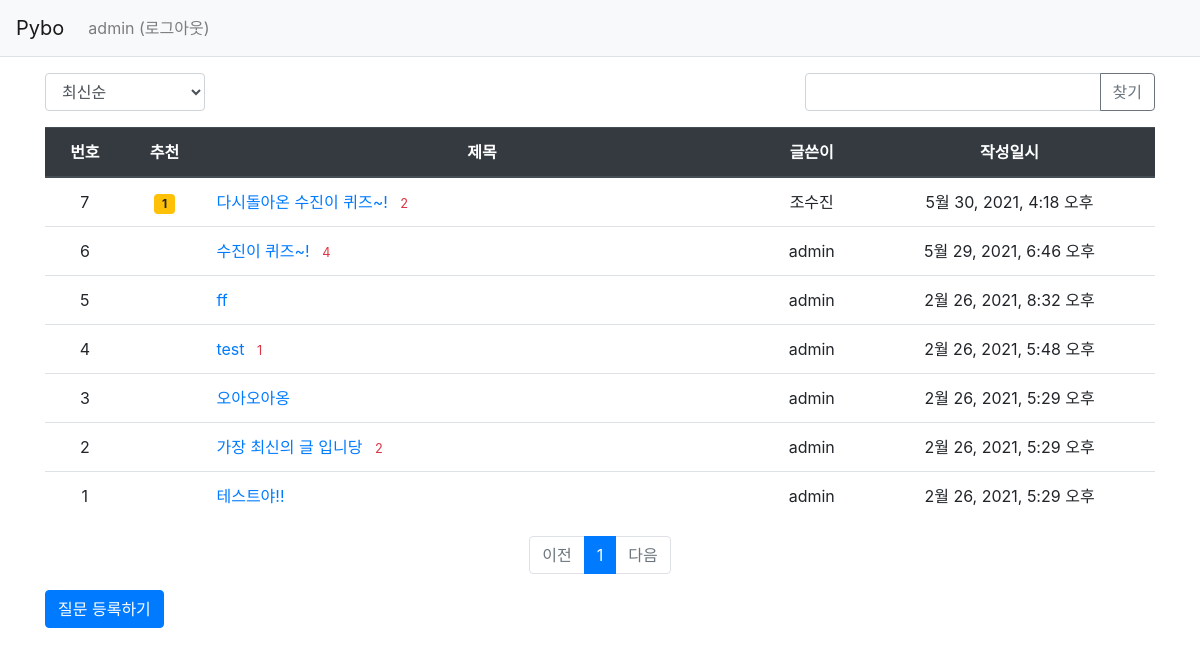
The app's page /pybo/ (signed in) with its own data.
### pybo/models.py (models this page shows, shortened)
class Question(models.Model):
    author = models.ForeignKey(User, on_delete=models.CASCADE, related_name='author_question')
    subject = models.CharField(max_length=200)
    content = models.TextField()
    create_date = models.DateTimeField()
    modify_date = models.DateTimeField(null=True, blank=True)
    voter = models.ManyToManyField(User, related_name='voter_question')

### pybo/views/base_views.py (the view, shortened to what this page needs)
# urls.py: path('', base_views.index, name='index'),  # '/' 에 해당되는 path
def index(request):
    page = request.GET.get('page', '1')  # 페이지
    kw = request.GET.get('kw', '')  # 검색어
    so = request.GET.get('so', 'recent')  # 정렬기준
    if so == 'recommend':
        question_list = Question.objects.annotate(num_voter=Count('voter')).order_by('-num_voter', '-create_date')
    elif so == 'popular':
        question_list = Question.objects.annotate(num_answer=Count('answer')).order_by('-num_answer', '-create_date')
    else:  # recent
        question_list = Question.objects.order_by('-create_date')
    paginator = Paginator(question_list, 10)  # 페이지당 10개씩 보여주기
    page_obj = paginator.get_page(page)
    context = {'question_list': page_obj, 'page': page, 'kw': kw, 'so': so}  # <------ so 추가
    return render(request, 'pybo/question_list.html', context)

### pybo/templatetags/pybo_filter.py (called while the page is built)
@register.filter
def sub(value, arg):
    return value - arg

### templates/pybo/question_list.html (shortened to what this page needs)
{% extends 'base.html' %}
{% load pybo_filter %}
{% block content %}
<div class="container my-3">
    <div class="row justify-content-between my-3">
        <div class="col-2">
            <select class="form-control so">
                <option value="recent" {% if so == 'recent' %}selected{% endif %}>최신순</option>
            </select>
        </div>
        <div class="col-4 input-group">
            <input type="text" class="form-control kw" value="{{ kw|default_if_none:'' }}">
            <div class="input-group-append">
                <button class="btn btn-outline-secondary" type="button" id="btn_search">찾기</button>
            </div>
        </div>
    </div>
    <table class="table">
        <thead>
        <tr class="text-center thead-dark">
            <th>번호</th>
            <th>추천</th>
            <th style="width:50%">제목</th>
            <th>글쓴이</th>
            <th>작성일시</th>
        </tr>
        </thead>
        <tbody>
        {% if question_list %}
        {% for question in question_list %}
        <tr class="text-center">
            <td>
                {{ question_list.paginator.count|sub:question_list.start_index|sub:forloop.counter0|add:1 }}
            </td>
            <td>
                {% if question.voter.all.count > 0 %}
                <span class="badge badge-warning px-2 py-1">{{ question.voter.all.count }}</span>
                {% endif %}
            </td>
            <td class="text-left">
                <a href="{% url 'pybo:detail' question.id %}">{{ question.subject }}</a>
                {% if question.answer_set.count > 0 %}
                <span class="text-danger small ml-2">{{ question.answer_set.count }}</span>
                {% endif %}
            </td>
            <td>{{ question.author.username }}</td>
            <td>{{ question.create_date }}</td>
        </tr>
        {% endfor %}
        {% else %}
        <tr>
            <td colspan="3">질문이 없습니다.</td>
        </tr>
        {% endif %}
        </tbody>
    </table>
    <ul class="pagination justify-content-center">
        {% if question_list.has_previous %}
        <li class="page-item">
            <a class="page-link" data-page="{{ question_list.previous_page_number }}" href="#">이전</a>
        </li>
        {% else %}
        <li class="page-item disabled">
            <a class="page-link" tabindex="-1" aria-disabled="true" href="#">이전</a>
        </li>
        {% endif %}
        {% for page_number in question_list.paginator.page_range %}
        {% if page_number >= question_list.number|add:-5 and page_number <= question_list.number|add:5 %}
            {% if page_number == question_list.number %}
            <li class="page-item active" aria-current="page">
                <a class="page-link" data-page="{{ page_number }}" href="#">{{ page_number }}</a>
            </li>
            {% else %}
            <li class="page-item">
                <a class="page-link" data-page="{{ page_number }}" href="#">{{ page_number }}</a>
            </li>
            {% endif %}
        {% endif %}
        {% endfor %}
        {% if question_list.has_next %}
        <li class="page-item">
            <a class="page-link" data-page="{{ question_list.next_page_number }}" href="#">다음</a>
        </li>
        {% else %}
        <li class="page-item disabled">
            <a class="page-link" tabindex="-1" aria-disabled="true" href="#">다음</a>
        </li>
        {% endif %}
    </ul>
    <a href="{% url 'pybo:question_create' %}" class="btn btn-primary">질문 등록하기</a>
</div>
{% endblock %}

### templates/navbar.html (shortened to what this page needs)
<nav class="navbar navbar-expand-lg navbar-light bg-light border-bottom">
    <a class="navbar-brand" href="{% url 'pybo:index' %}">Pybo</a>
    <div class="collapse navbar-collapse flex-grow-0" id="navbarNav">
        <ul class="navbar-nav">
            <li class="nav-item ">
                {% if user.is_authenticated %}
                <a class="nav-link" href="{% url 'common:logout' %}">{{ user.username }} (로그아웃)</a>
                {% else %}
                <a class="nav-link" href="{% url 'common:login' %}">로그인</a>
                {% endif %}
            </li>
        </ul>
    </div>
</nav>

### records on screen
Question: paginator.count|sub "7", voter.all.count "1", subject "다시돌아온 수진이 퀴즈~!", answer_set.count "2", author.username "조수진", create_date "5월 30, 2021, 4:18 오후"
Question: paginator.count|sub "6", subject "수진이 퀴즈~!", answer_set.count "4", author.username "admin", create_date "5월 29, 2021, 6:46 오후"
Question: paginator.count|sub "5", subject "ff", author.username "admin", create_date "2월 26, 2021, 8:32 오후"
Question: paginator.count|sub "4", subject "test", answer_set.count "1", author.username "admin", create_date "2월 26, 2021, 5:48 오후"
Question: paginator.count|sub "3", subject "오아오아옹", author.username "admin", create_date "2월 26, 2021, 5:29 오후"
Question: paginator.count|sub "2", subject "가장 최신의 글 입니당", answer_set.count "2", author.username "admin", create_date "2월 26, 2021, 5:29 오후"
Question: paginator.count|sub "1", subject "테스트야!!", author.username "admin", create_date "2월 26, 2021, 5:29 오후"

### other values on screen
{{ user.username }} "admin"
{{ page_number }} "1"
